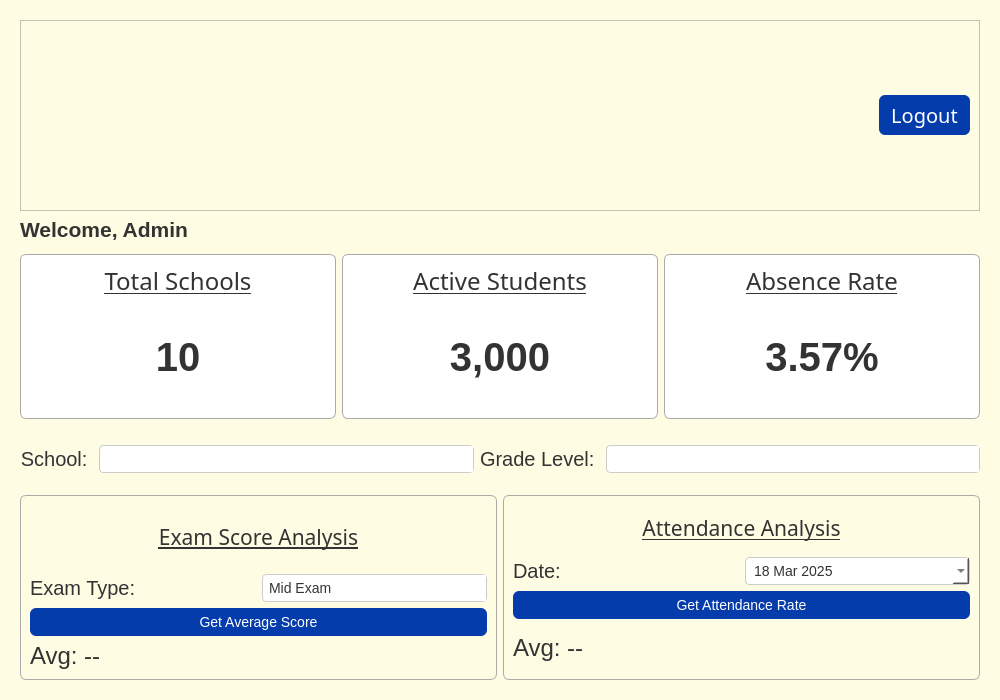
<?xml version="1.0" encoding="UTF-8"?>
<ui version="4.0">
 <class>DistrictEmployeeDashboard</class>
 <widget class="QMainWindow" name="DistrictEmployeeDashboard">
  <property name="geometry">
   <rect>
    <x>0</x>
    <y>0</y>
    <width>1000</width>
    <height>700</height>
   </rect>
  </property>
  <property name="minimumSize">
   <size>
    <width>1000</width>
    <height>700</height>
   </size>
  </property>
  <property name="maximumSize">
   <size>
    <width>1000</width>
    <height>707</height>
   </size>
  </property>
  <property name="windowTitle">
   <string>Sunnydale School District - Admin Portal</string>
  </property>
  <property name="styleSheet">
   <string notr="true"/>
  </property>
  <widget class="QWidget" name="centralwidget">
   <property name="styleSheet">
    <string notr="true">/* === GENERAL APP STYLE === */
QMainWindow {
    font-family: 'Segoe UI', sans-serif;
    font-size: 14px;
    color: #333;
}

QWidget {
    background-color: rgb(255, 252, 228);
    font-family: 'Segoe UI', sans-serif;
    font-size: 14px;
    color: #333;
}

/* === PUSH BUTTONS === */
QPushButton {
    background-color: rgb(5, 60, 171);
    color: white;
    border: none;
    border-radius: 6px;
    padding: 6px 12px;
}

QPushButton:hover {
    background-color: #357ABD;
}

QPushButton:pressed {
    background-color: #2e5aa0;
}

/* === COMBOBOX, INPUTS, TEXTAREA === */
QComboBox, QLineEdit, QTextEdit, QDateEdit, QTimeEdit {
    background-color: #ffffff;
    border: 1px solid #ccc;
    border-radius: 4px;
    padding: 4px 6px;
}

QComboBox::drop-down {
    border: none;
    background-color: white;
}

QComboBox QAbstractItemView {
    background-color: white;
}

/* === TABLES === */
QTableWidget, QTableView {
    background-color: #ffffff;
    alternate-background-color: #f0f0f0;
    gridline-color: #dcdcdc;
    border: 1px solid #ccc;
    border-radius: 4px;
}

QHeaderView::section {
    background-color: #e6e9ed;
    padding: 4px;
    border: none;
    font-weight: bold;
}

/* === LIST WIDGETS === */
QListWidget {
    background-color: #ffffff;
    border: 1px solid #ccc;
    border-radius: 4px;
}

/* === CALENDAR === */
QCalendarWidget QToolButton {
    color: #4a90e2;
}

QCalendarWidget QAbstractItemView {
    selection-background-color: #4a90e2;
    selection-color: white;
}

/* === GROUP BOXES === */
QGroupBox {
    border: 1px solid #aaa;
    border-radius: 6px;
    margin-top: 6px;
}

QGroupBox::title {
    subcontrol-origin: margin;
    left: 10px;
    padding: 0 4px;
    background-color: transparent;
    color: #4a90e2;
    font-weight: bold;
}

/* === TABS === */
QTabWidget::pane {
    border: 1px solid #ccc;
    border-radius: 4px;
}

QTabBar::tab {
    background: #e6e9ed;
    padding: 6px 12px;
    border: 1px solid #ccc;
    border-bottom: none;
    border-top-left-radius: 4px;
    border-top-right-radius: 4px;
}

QTabBar::tab:selected {
    background: #ffffff;
    color: #4a90e2;
    font-weight: bold;
}

/* === TOOLTIP === */
QToolTip {
    background-color: #333;
    color: #fff;
    padding: 4px;
    border-radius: 4px;
}</string>
   </property>
   <layout class="QVBoxLayout" name="verticalLayout">
    <property name="leftMargin">
     <number>20</number>
    </property>
    <property name="topMargin">
     <number>20</number>
    </property>
    <property name="rightMargin">
     <number>20</number>
    </property>
    <property name="bottomMargin">
     <number>20</number>
    </property>
    <item>
     <widget class="QFrame" name="frame">
      <property name="frameShape">
       <enum>QFrame::StyledPanel</enum>
      </property>
      <property name="frameShadow">
       <enum>QFrame::Raised</enum>
      </property>
      <layout class="QHBoxLayout" name="horizontalLayout">
       <item>
        <layout class="QHBoxLayout" name="sunnydale_header">
         <property name="sizeConstraint">
          <enum>QLayout::SetMinimumSize</enum>
         </property>
         <property name="leftMargin">
          <number>0</number>
         </property>
         <property name="rightMargin">
          <number>0</number>
         </property>
         <item>
          <widget class="QLabel" name="sunnydale_header_png">
           <property name="sizePolicy">
            <sizepolicy hsizetype="Expanding" vsizetype="Minimum">
             <horstretch>1</horstretch>
             <verstretch>0</verstretch>
            </sizepolicy>
           </property>
           <property name="text">
            <string/>
           </property>
           <property name="pixmap">
            <pixmap>:/sunnydale_header.png/sunnydale_header.png</pixmap>
           </property>
           <property name="alignment">
            <set>Qt::AlignCenter</set>
           </property>
          </widget>
         </item>
         <item>
          <widget class="QPushButton" name="logout_button">
           <property name="sizePolicy">
            <sizepolicy hsizetype="Expanding" vsizetype="Fixed">
             <horstretch>0</horstretch>
             <verstretch>0</verstretch>
            </sizepolicy>
           </property>
           <property name="font">
            <font>
             <family>Segoe UI,sans-serif</family>
             <pointsize>15</pointsize>
            </font>
           </property>
           <property name="styleSheet">
            <string notr="true">
   	font-size: 15pt;
</string>
           </property>
           <property name="text">
            <string>Logout</string>
           </property>
          </widget>
         </item>
        </layout>
       </item>
      </layout>
     </widget>
    </item>
    <item>
     <widget class="QLabel" name="label_6">
      <property name="sizePolicy">
       <sizepolicy hsizetype="Fixed" vsizetype="Fixed">
        <horstretch>0</horstretch>
        <verstretch>0</verstretch>
       </sizepolicy>
      </property>
      <property name="styleSheet">
       <string notr="true">font-size: 16pt;
font-weight: bold;</string>
      </property>
      <property name="text">
       <string>Welcome, Admin</string>
      </property>
      <property name="alignment">
       <set>Qt::AlignLeading|Qt::AlignLeft|Qt::AlignVCenter</set>
      </property>
     </widget>
    </item>
    <item>
     <layout class="QHBoxLayout" name="kpiHeaderLayout">
      <property name="topMargin">
       <number>0</number>
      </property>
      <property name="bottomMargin">
       <number>20</number>
      </property>
      <item>
       <widget class="QGroupBox" name="groupTotalSchools">
        <property name="styleSheet">
         <string notr="true"> background-color: white;</string>
        </property>
        <property name="title">
         <string/>
        </property>
        <layout class="QVBoxLayout" name="layoutTotalSchools">
         <item>
          <widget class="QLabel" name="label">
           <property name="sizePolicy">
            <sizepolicy hsizetype="Preferred" vsizetype="Fixed">
             <horstretch>0</horstretch>
             <verstretch>0</verstretch>
            </sizepolicy>
           </property>
           <property name="font">
            <font>
             <family>Segoe UI,sans-serif</family>
             <pointsize>18</pointsize>
             <weight>50</weight>
             <italic>false</italic>
             <bold>false</bold>
             <underline>true</underline>
            </font>
           </property>
           <property name="styleSheet">
            <string notr="true">font: 18pt;</string>
           </property>
           <property name="text">
            <string>Total Schools</string>
           </property>
           <property name="alignment">
            <set>Qt::AlignCenter</set>
           </property>
          </widget>
         </item>
         <item>
          <widget class="QLabel" name="lblTotalSchools">
           <property name="styleSheet">
            <string notr="true">font-size: 40px; font-weight: bold;</string>
           </property>
           <property name="text">
            <string>10</string>
           </property>
           <property name="alignment">
            <set>Qt::AlignCenter</set>
           </property>
          </widget>
         </item>
        </layout>
       </widget>
      </item>
      <item>
       <widget class="QGroupBox" name="groupActiveStudents">
        <property name="styleSheet">
         <string notr="true"> background-color: white;</string>
        </property>
        <property name="title">
         <string/>
        </property>
        <layout class="QVBoxLayout" name="layoutActiveStudents">
         <item>
          <widget class="QLabel" name="label_2">
           <property name="sizePolicy">
            <sizepolicy hsizetype="Preferred" vsizetype="Fixed">
             <horstretch>0</horstretch>
             <verstretch>0</verstretch>
            </sizepolicy>
           </property>
           <property name="font">
            <font>
             <family>Segoe UI,sans-serif</family>
             <pointsize>18</pointsize>
             <weight>50</weight>
             <italic>false</italic>
             <bold>false</bold>
             <underline>true</underline>
            </font>
           </property>
           <property name="styleSheet">
            <string notr="true">font: 18pt;</string>
           </property>
           <property name="text">
            <string>Active Students</string>
           </property>
           <property name="alignment">
            <set>Qt::AlignCenter</set>
           </property>
          </widget>
         </item>
         <item>
          <widget class="QLabel" name="lblActiveStudents">
           <property name="styleSheet">
            <string notr="true">font-size: 40px; font-weight: bold; </string>
           </property>
           <property name="text">
            <string>3,000</string>
           </property>
           <property name="alignment">
            <set>Qt::AlignCenter</set>
           </property>
          </widget>
         </item>
        </layout>
       </widget>
      </item>
      <item>
       <widget class="QGroupBox" name="groupAvgAttendance">
        <property name="styleSheet">
         <string notr="true"> background-color: white;</string>
        </property>
        <property name="title">
         <string/>
        </property>
        <layout class="QVBoxLayout" name="layoutAvgAttendance">
         <item>
          <widget class="QLabel" name="label_3">
           <property name="sizePolicy">
            <sizepolicy hsizetype="Preferred" vsizetype="Fixed">
             <horstretch>0</horstretch>
             <verstretch>0</verstretch>
            </sizepolicy>
           </property>
           <property name="font">
            <font>
             <family>Segoe UI,sans-serif</family>
             <pointsize>18</pointsize>
             <weight>50</weight>
             <italic>false</italic>
             <bold>false</bold>
             <underline>true</underline>
            </font>
           </property>
           <property name="styleSheet">
            <string notr="true">font: 18pt;</string>
           </property>
           <property name="text">
            <string>Absence Rate</string>
           </property>
           <property name="alignment">
            <set>Qt::AlignCenter</set>
           </property>
          </widget>
         </item>
         <item>
          <widget class="QLabel" name="lblAvgAttendance">
           <property name="styleSheet">
            <string notr="true">font-size: 40px; font-weight: bold;</string>
           </property>
           <property name="text">
            <string>3.57%</string>
           </property>
           <property name="alignment">
            <set>Qt::AlignCenter</set>
           </property>
          </widget>
         </item>
        </layout>
       </widget>
      </item>
     </layout>
    </item>
    <item>
     <layout class="QHBoxLayout" name="filterLayout">
      <property name="bottomMargin">
       <number>10</number>
      </property>
      <item>
       <widget class="QLabel" name="lblSchool">
        <property name="styleSheet">
         <string notr="true">font: 15pt;</string>
        </property>
        <property name="text">
         <string>School: </string>
        </property>
        <property name="alignment">
         <set>Qt::AlignRight|Qt::AlignTrailing|Qt::AlignVCenter</set>
        </property>
       </widget>
      </item>
      <item>
       <widget class="QComboBox" name="comboSchool">
        <property name="sizePolicy">
         <sizepolicy hsizetype="Expanding" vsizetype="Fixed">
          <horstretch>0</horstretch>
          <verstretch>0</verstretch>
         </sizepolicy>
        </property>
       </widget>
      </item>
      <item>
       <widget class="QLabel" name="lblGrade">
        <property name="styleSheet">
         <string notr="true">font: 15pt;</string>
        </property>
        <property name="text">
         <string>Grade Level: </string>
        </property>
       </widget>
      </item>
      <item>
       <widget class="QComboBox" name="comboGrade">
        <property name="sizePolicy">
         <sizepolicy hsizetype="Expanding" vsizetype="Fixed">
          <horstretch>0</horstretch>
          <verstretch>0</verstretch>
         </sizepolicy>
        </property>
       </widget>
      </item>
     </layout>
    </item>
    <item>
     <layout class="QHBoxLayout" name="analysisLayout">
      <item>
       <layout class="QVBoxLayout" name="examLayout">
        <item>
         <widget class="QGroupBox" name="groupExam">
          <property name="title">
           <string/>
          </property>
          <layout class="QVBoxLayout" name="examGroupLayout">
           <item>
            <widget class="QLabel" name="label_4">
             <property name="font">
              <font>
               <family>Segoe UI,sans-serif</family>
               <pointsize>16</pointsize>
               <weight>50</weight>
               <italic>false</italic>
               <bold>false</bold>
               <underline>true</underline>
              </font>
             </property>
             <property name="styleSheet">
              <string notr="true">font: 16pt;</string>
             </property>
             <property name="text">
              <string>Exam Score Analysis</string>
             </property>
             <property name="alignment">
              <set>Qt::AlignCenter</set>
             </property>
            </widget>
           </item>
           <item>
            <layout class="QHBoxLayout">
             <item>
              <widget class="QLabel" name="lblExamType">
               <property name="sizePolicy">
                <sizepolicy hsizetype="Expanding" vsizetype="Preferred">
                 <horstretch>0</horstretch>
                 <verstretch>0</verstretch>
                </sizepolicy>
               </property>
               <property name="styleSheet">
                <string notr="true">font: 15pt;</string>
               </property>
               <property name="text">
                <string>Exam Type:</string>
               </property>
              </widget>
             </item>
             <item>
              <widget class="QComboBox" name="comboExamType">
               <property name="sizePolicy">
                <sizepolicy hsizetype="Expanding" vsizetype="Fixed">
                 <horstretch>0</horstretch>
                 <verstretch>0</verstretch>
                </sizepolicy>
               </property>
               <property name="styleSheet">
                <string notr="true">QComboBox::drop-down {
    border: none;
    background-color: white;
}</string>
               </property>
               <item>
                <property name="text">
                 <string>Mid Exam</string>
                </property>
               </item>
               <item>
                <property name="text">
                 <string>Final Exam</string>
                </property>
               </item>
              </widget>
             </item>
            </layout>
           </item>
           <item>
            <widget class="QPushButton" name="btnFetchExamStats">
             <property name="text">
              <string>Get Average Score</string>
             </property>
            </widget>
           </item>
           <item>
            <widget class="QLabel" name="lblExamResult">
             <property name="sizePolicy">
              <sizepolicy hsizetype="Preferred" vsizetype="Fixed">
               <horstretch>0</horstretch>
               <verstretch>0</verstretch>
              </sizepolicy>
             </property>
             <property name="styleSheet">
              <string notr="true">font: 18pt;</string>
             </property>
             <property name="text">
              <string>Avg: --</string>
             </property>
            </widget>
           </item>
          </layout>
         </widget>
        </item>
       </layout>
      </item>
      <item>
       <layout class="QVBoxLayout" name="attendanceLayout">
        <item>
         <widget class="QGroupBox" name="groupAttendance">
          <property name="title">
           <string/>
          </property>
          <layout class="QVBoxLayout" name="attendanceGroupLayout">
           <item>
            <widget class="QLabel" name="label_5">
             <property name="font">
              <font>
               <family>Segoe UI,sans-serif</family>
               <pointsize>16</pointsize>
               <weight>50</weight>
               <italic>false</italic>
               <bold>false</bold>
               <underline>true</underline>
              </font>
             </property>
             <property name="styleSheet">
              <string notr="true">font: 16pt;</string>
             </property>
             <property name="text">
              <string>Attendance Analysis</string>
             </property>
             <property name="alignment">
              <set>Qt::AlignCenter</set>
             </property>
            </widget>
           </item>
           <item>
            <layout class="QHBoxLayout">
             <item>
              <widget class="QLabel" name="lblDate">
               <property name="sizePolicy">
                <sizepolicy hsizetype="Expanding" vsizetype="Preferred">
                 <horstretch>0</horstretch>
                 <verstretch>0</verstretch>
                </sizepolicy>
               </property>
               <property name="styleSheet">
                <string notr="true">font: 15pt;</string>
               </property>
               <property name="text">
                <string>Date:</string>
               </property>
              </widget>
             </item>
             <item>
              <widget class="QDateEdit" name="dateAttendance">
               <property name="sizePolicy">
                <sizepolicy hsizetype="Expanding" vsizetype="Fixed">
                 <horstretch>0</horstretch>
                 <verstretch>0</verstretch>
                </sizepolicy>
               </property>
               <property name="styleSheet">
                <string notr="true">QComboBox::drop-down {
    border: none;
    background-color: white;
}</string>
               </property>
               <property name="dateTime">
                <datetime>
                 <hour>0</hour>
                 <minute>0</minute>
                 <second>0</second>
                 <year>2025</year>
                 <month>3</month>
                 <day>18</day>
                </datetime>
               </property>
               <property name="maximumDateTime">
                <datetime>
                 <hour>23</hour>
                 <minute>59</minute>
                 <second>59</second>
                 <year>2025</year>
                 <month>5</month>
                 <day>15</day>
                </datetime>
               </property>
               <property name="calendarPopup">
                <bool>true</bool>
               </property>
              </widget>
             </item>
            </layout>
           </item>
           <item>
            <widget class="QPushButton" name="btnFetchAttendance">
             <property name="text">
              <string>Get Attendance Rate</string>
             </property>
            </widget>
           </item>
           <item>
            <widget class="QLabel" name="lblAttendanceResult">
             <property name="styleSheet">
              <string notr="true">font: 18pt;</string>
             </property>
             <property name="text">
              <string>Avg: --</string>
             </property>
            </widget>
           </item>
          </layout>
         </widget>
        </item>
       </layout>
      </item>
     </layout>
    </item>
   </layout>
  </widget>
 </widget>
 <resources/>
 <connections/>
</ui>
